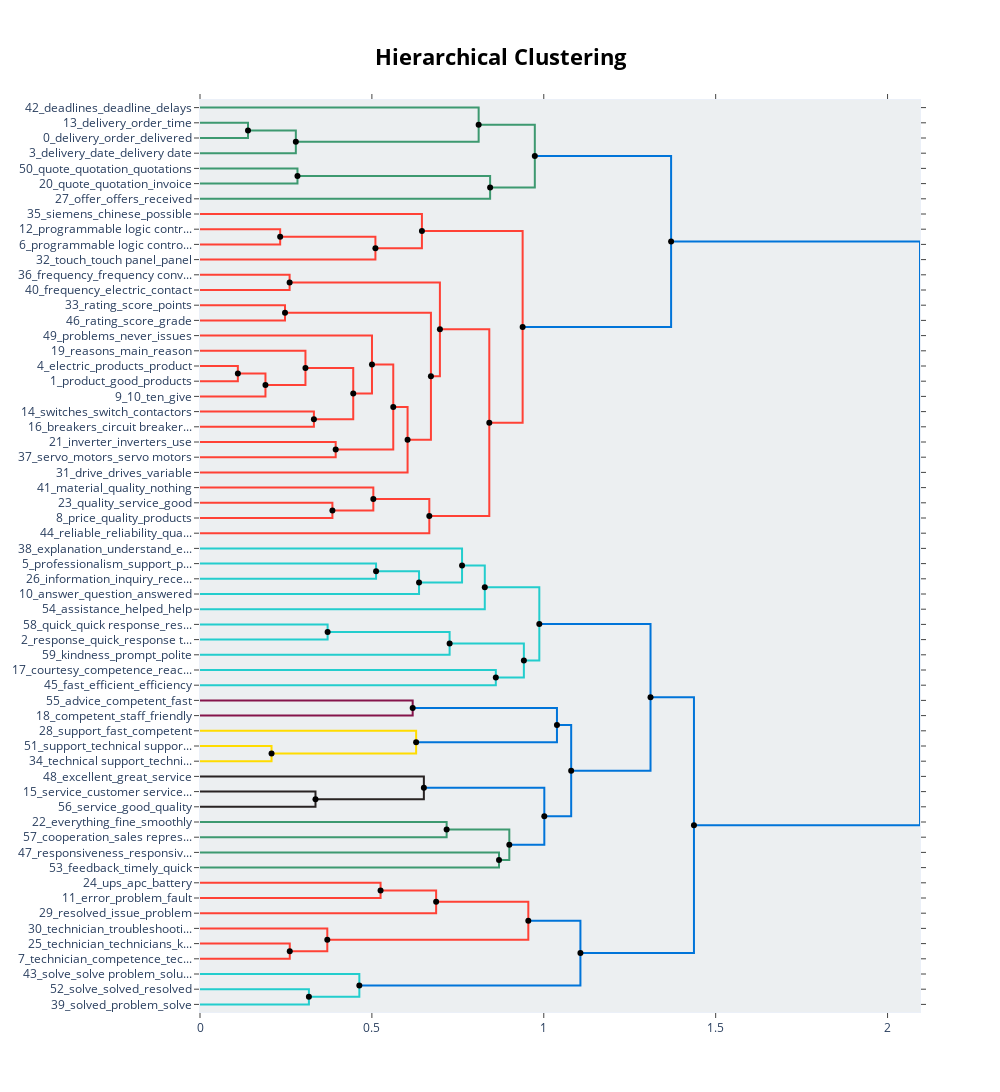

Source (notebook cell):
### Code cell
hierarchical_topics_reduced = topic_model.hierarchical_topics(txt)
topic_model.visualize_hierarchy(hierarchical_topics=hierarchical_topics_reduced, custom_labels=True)

### Figure 1 — Plotly figure (JSON) as saved in the notebook; plotly's stock layout.template omitted (floating-point values rounded to 4 significant figures)
{"data": [{"hoverinfo": "text", "marker": {"color": "rgb(61,153,112)"}, "mode": "lines", "text": ["delivery_order_time_orders_electric", "", "", "delivery_order_delivered_deliveries_orders"], "type": "scatter", "x": [0, 0.1397, 0.1397, 0], "xaxis": "x", "y": [-15, -15, -25, -25], "yaxis": "y"}, {"hoverinfo": "text", "marker": {"color": "rgb(61,153,112)"}, "mode": "lines", "text": ["delivery_order_orders_time_delivery time", "", "", "delivery_date_delivery date_delivery time_time"], "type": "scatter", "x": [0.1397, 0.2788, 0.2788, 0], "xaxis": "x", "y": [-20, -20, -35, -35], "yaxis": "y"}, {"hoverinfo": "text", "marker": {"color": "rgb(61,153,112)"}, "mode": "lines", "text": ["deadlines_deadline_delays_respected_proposal", "", "", "delivery_order_date_delivery date_delivery time"], "type": "scatter", "x": [0, 0.8106, 0.8106, 0.2788], "xaxis": "x", "y": [-5, -5, -27.5, -27.5], "yaxis": "y"}, {"hoverinfo": "text", "marker": {"color": "rgb(61,153,112)"}, "mode": "lines", "text": ["quote_quotation_quotations_get_quotes", "", "", "quote_quotation_invoice_price_quotes"], "type": "scatter", "x": [0, 0.2835, 0.2835, 0], "xaxis": "x", "y": [-45, -45, -55, -55], "yaxis": "y"}, {"hoverinfo": "text", "marker": {"color": "rgb(61,153,112)"}, "mode": "lines", "text": ["quote_quotation_invoice_quotes_price", "", "", "offer_offers_received_request_receive"], "type": "scatter", "x": [0.2835, 0.8439, 0.8439, 0], "xaxis": "x", "y": [-50, -50, -65, -65], "yaxis": "y"}, {"hoverinfo": "text", "marker": {"color": "rgb(61,153,112)"}, "mode": "lines", "text": ["delivery_order_date_delivery date_delivery time", "", "", "quote_offer_quotation_invoice_price"], "type": "scatter", "x": [0.8106, 0.9739, 0.9739, 0.8439], "xaxis": "x", "y": [-16.25, -16.25, -57.5, -57.5], "yaxis": "y"}, {"hoverinfo": "text", "marker": {"color": "rgb(255,65,54)"}, "mode": "lines", "text": ["programmable logic controller_programmable_controller_software_support", "", "", "programmable logic controller_software_controller_programmable_touch panel"], "type": "scatter", "x": [0, 0.2332, 0.2332, 0], "xaxis": "x", "y": [-85, -85, -95, -95], "yaxis": "y"}, {"hoverinfo": "text", "marker": {"color": "rgb(255,65,54)"}, "mode": "lines", "text": ["programmable logic controller_controller_programmable_software_use", "", "", "touch_touch panel_panel_screen_touch screen"], "type": "scatter", "x": [0.2332, 0.5103, 0.5103, 0], "xaxis": "x", "y": [-90, -90, -105, -105], "yaxis": "y"}, {"hoverinfo": "text", "marker": {"color": "rgb(255,65,54)"}, "mode": "lines", "text": ["siemens_chinese_possible_china_reference", "", "", "programmable logic controller_controller_programmable_software_use"], "type": "scatter", "x": [0, 0.6455, 0.6455, 0.5103], "xaxis": "x", "y": [-75, -75, -97.5, -97.5], "yaxis": "y"}, {"hoverinfo": "text", "marker": {"color": "rgb(255,65,54)"}, "mode": "lines", "text": ["frequency_frequency converters_converters_satisfied_hotline", "", "", "frequency_electric_contact_good_use"], "type": "scatter", "x": [0, 0.2607, 0.2607, 0], "xaxis": "x", "y": [-115, -115, -125, -125], "yaxis": "y"}, {"hoverinfo": "text", "marker": {"color": "rgb(255,65,54)"}, "mode": "lines", "text": ["rating_score_points_product_sales representative", "", "", "rating_score_grade_electric_quality"], "type": "scatter", "x": [0, 0.2473, 0.2473, 0], "xaxis": "x", "y": [-135, -135, -145, -145], "yaxis": "y"}, {"hoverinfo": "text", "marker": {"color": "rgb(255,65,54)"}, "mode": "lines", "text": ["electric_products_product_good_us", "", "", "product_good_products_technical_quality"], "type": "scatter", "x": [0, 0.1101, 0.1101, 0], "xaxis": "x", "y": [-175, -175, -185, -185], "yaxis": "y"}, {"hoverinfo": "text", "marker": {"color": "rgb(255,65,54)"}, "mode": "lines", "text": ["electric_products_product_good_us", "", "", "10_ten_give_would_think"], "type": "scatter", "x": [0.1101, 0.1904, 0.1904, 0], "xaxis": "x", "y": [-180, -180, -195, -195], "yaxis": "y"}, {"hoverinfo": "text", "marker": {"color": "rgb(255,65,54)"}, "mode": "lines", "text": ["reasons_main_reason_quality_product", "", "", "electric_products_product_good_would"], "type": "scatter", "x": [0, 0.3067, 0.3067, 0.1904], "xaxis": "x", "y": [-165, -165, -187.5, -187.5], "yaxis": "y"}, {"hoverinfo": "text", "marker": {"color": "rgb(255,65,54)"}, "mode": "lines", "text": ["switches_switch_contactors_switchgear_use", "", "", "breakers_circuit breakers_voltage_low_low voltage"], "type": "scatter", "x": [0, 0.3313, 0.3313, 0], "xaxis": "x", "y": [-205, -205, -215, -215], "yaxis": "y"}, {"hoverinfo": "text", "marker": {"color": "rgb(255,65,54)"}, "mode": "lines", "text": ["electric_products_product_good_quality", "", "", "breakers_use_contactors_product_quality"], "type": "scatter", "x": [0.3067, 0.4458, 0.4458, 0.3313], "xaxis": "x", "y": [-176.2, -176.2, -210, -210], "yaxis": "y"}, {"hoverinfo": "text", "marker": {"color": "rgb(255,65,54)"}, "mode": "lines", "text": ["problems_never_issues_experience_parts", "", "", "products_electric_product_good_quality"], "type": "scatter", "x": [0, 0.5003, 0.5003, 0.4458], "xaxis": "x", "y": [-155, -155, -193.1, -193.1], "yaxis": "y"}, {"hoverinfo": "text", "marker": {"color": "rgb(255,65,54)"}, "mode": "lines", "text": ["inverter_inverters_use_price_quality", "", "", "servo_motors_servo motors_problem_product"], "type": "scatter", "x": [0, 0.3947, 0.3947, 0], "xaxis": "x", "y": [-225, -225, -235, -235], "yaxis": "y"}, {"hoverinfo": "text", "marker": {"color": "rgb(255,65,54)"}, "mode": "lines", "text": ["products_electric_product_good_quality", "", "", "inverter_servo_inverters_problem_price"], "type": "scatter", "x": [0.5003, 0.5622, 0.5622, 0.3947], "xaxis": "x", "y": [-174.1, -174.1, -230, -230], "yaxis": "y"}, {"hoverinfo": "text", "marker": {"color": "rgb(255,65,54)"}, "mode": "lines", "text": ["products_product_electric_quality_good", "", "", "drive_drives_variable_support_altivar"], "type": "scatter", "x": [0.5622, 0.6038, 0.6038, 0], "xaxis": "x", "y": [-202.0, -202.0, -245, -245], "yaxis": "y"}, {"hoverinfo": "text", "marker": {"color": "rgb(255,65,54)"}, "mode": "lines", "text": ["rating_score_points_quality_products", "", "", "products_product_electric_quality_good"], "type": "scatter", "x": [0.2473, 0.6717, 0.6717, 0.6038], "xaxis": "x", "y": [-140, -140, -223.5, -223.5], "yaxis": "y"}, {"hoverinfo": "text", "marker": {"color": "rgb(255,65,54)"}, "mode": "lines", "text": ["frequency_frequency converters_converters_electric_contact", "", "", "products_product_electric_quality_good"], "type": "scatter", "x": [0.2607, 0.6978, 0.6978, 0.6717], "xaxis": "x", "y": [-120, -120, -181.8, -181.8], "yaxis": "y"}, {"hoverinfo": "text", "marker": {"color": "rgb(255,65,54)"}, "mode": "lines", "text": ["quality_service_good_product_satisfaction", "", "", "price_quality_products_product_prices"], "type": "scatter", "x": [0, 0.3852, 0.3852, 0], "xaxis": "x", "y": [-265, -265, -275, -275], "yaxis": "y"}, {"hoverinfo": "text", "marker": {"color": "rgb(255,65,54)"}, "mode": "lines", "text": ["material_quality_nothing_commercial_add", "", "", "price_quality_product_products_good"], "type": "scatter", "x": [0, 0.5042, 0.5042, 0.3852], "xaxis": "x", "y": [-255, -255, -270, -270], "yaxis": "y"}, {"hoverinfo": "text", "marker": {"color": "rgb(255,65,54)"}, "mode": "lines", "text": ["price_quality_product_good_products", "", "", "reliable_reliability_quality_product_good"], "type": "scatter", "x": [0.5042, 0.6671, 0.6671, 0], "xaxis": "x", "y": [-262.5, -262.5, -285, -285], "yaxis": "y"}, {"hoverinfo": "text", "marker": {"color": "rgb(255,65,54)"}, "mode": "lines", "text": ["products_electric_product_quality_good", "", "", "quality_price_product_good_products"], "type": "scatter", "x": [0.6978, 0.8415, 0.8415, 0.6671], "xaxis": "x", "y": [-150.9, -150.9, -273.8, -273.8], "yaxis": "y"}, {"hoverinfo": "text", "marker": {"color": "rgb(255,65,54)"}, "mode": "lines", "text": ["programmable logic controller_controller_programmable_software_use", "", "", "products_quality_product_electric_good"], "type": "scatter", "x": [0.6455, 0.9385, 0.9385, 0.8415], "xaxis": "x", "y": [-86.25, -86.25, -212.3, -212.3], "yaxis": "y"}, {"hoverinfo": "text", "marker": {"color": "rgb(0,116,217)"}, "mode": "lines", "text": ["delivery_order_date_delivery date_time", "", "", "products_product_quality_electric_use"], "type": "scatter", "x": [0.9739, 1.37, 1.37, 0.9385], "xaxis": "x", "y": [-36.88, -36.88, -149.3, -149.3], "yaxis": "y"}, {"hoverinfo": "text", "marker": {"color": "rgb(35,205,205)"}, "mode": "lines", "text": ["professionalism_support_phone_call_chat", "", "", "information_inquiry_received_inquiries_response"], "type": "scatter", "x": [0, 0.5121, 0.5121, 0], "xaxis": "x", "y": [-305, -305, -315, -315], "yaxis": "y"}, {"hoverinfo": "text", "marker": {"color": "rgb(35,205,205)"}, "mode": "lines", "text": ["professionalism_phone_support_call_information", "", "", "answer_question_answered_answers_questions"], "type": "scatter", "x": [0.5121, 0.6372, 0.6372, 0], "xaxis": "x", "y": [-310, -310, -325, -325], "yaxis": "y"}, {"hoverinfo": "text", "marker": {"color": "rgb(35,205,205)"}, "mode": "lines", "text": ["explanation_understand_easy_polite_explained", "", "", "answer_question_answers_answered_got"], "type": "scatter", "x": [0, 0.7622, 0.7622, 0.6372], "xaxis": "x", "y": [-295, -295, -317.5, -317.5], "yaxis": "y"}, {"hoverinfo": "text", "marker": {"color": "rgb(35,205,205)"}, "mode": "lines", "text": ["answer_question_answers_explanation_answered", "", "", "assistance_helped_help_quickly_professionally"], "type": "scatter", "x": [0.7622, 0.8284, 0.8284, 0], "xaxis": "x", "y": [-306.2, -306.2, -335, -335], "yaxis": "y"}, {"hoverinfo": "text", "marker": {"color": "rgb(35,205,205)"}, "mode": "lines", "text": ["quick_quick response_response_reply_support", "", "", "response_quick_response time_answer_speed"], "type": "scatter", "x": [0, 0.3712, 0.3712, 0], "xaxis": "x", "y": [-345, -345, -355, -355], "yaxis": "y"}, {"hoverinfo": "text", "marker": {"color": "rgb(35,205,205)"}, "mode": "lines", "text": ["response_quick_quick response_response time_reply", "", "", "kindness_prompt_polite_response_reply"], "type": "scatter", "x": [0.3712, 0.7261, 0.7261, 0], "xaxis": "x", "y": [-350, -350, -365, -365], "yaxis": "y"}, {"hoverinfo": "text", "marker": {"color": "rgb(35,205,205)"}, "mode": "lines", "text": ["courtesy_competence_reactivity_gentleman_satisfaction", "", "", "fast_efficient_efficiency_speed_turnaround"], "type": "scatter", "x": [0, 0.8605, 0.8605, 0], "xaxis": "x", "y": [-375, -375, -385, -385], "yaxis": "y"}, {"hoverinfo": "text", "marker": {"color": "rgb(35,205,205)"}, "mode": "lines", "text": ["response_quick_quick response_response time_reply", "", "", "fast_courtesy_efficient_competence_efficiency"], "type": "scatter", "x": [0.7261, 0.9421, 0.9421, 0.8605], "xaxis": "x", "y": [-357.5, -357.5, -380, -380], "yaxis": "y"}, {"hoverinfo": "text", "marker": {"color": "rgb(35,205,205)"}, "mode": "lines", "text": ["answer_question_answers_explanation_assistance", "", "", "response_quick_quick response_response time_fast"], "type": "scatter", "x": [0.8284, 0.987, 0.987, 0.9421], "xaxis": "x", "y": [-320.6, -320.6, -368.8, -368.8], "yaxis": "y"}, {"hoverinfo": "text", "marker": {"color": "rgb(133,20,75)"}, "mode": "lines", "text": ["advice_competent_fast_friendly_professional", "", "", "competent_staff_friendly_professional_helpful"], "type": "scatter", "x": [0, 0.6186, 0.6186, 0], "xaxis": "x", "y": [-395, -395, -405, -405], "yaxis": "y"}, {"hoverinfo": "text", "marker": {"color": "rgb(255,220,0)"}, "mode": "lines", "text": ["support_technical support_technical_good_product", "", "", "technical support_technical_support_help_knowledgeable"], "type": "scatter", "x": [0, 0.2081, 0.2081, 0], "xaxis": "x", "y": [-425, -425, -435, -435], "yaxis": "y"}, {"hoverinfo": "text", "marker": {"color": "rgb(255,220,0)"}, "mode": "lines", "text": ["support_fast_competent_great_quick", "", "", "technical support_technical_support_good_help"], "type": "scatter", "x": [0, 0.6287, 0.6287, 0.2081], "xaxis": "x", "y": [-415, -415, -430, -430], "yaxis": "y"}, {"hoverinfo": "text", "marker": {"color": "rgb(0,116,217)"}, "mode": "lines", "text": ["competent_advice_staff_friendly_professional", "", "", "technical support_support_technical_good_help"], "type": "scatter", "x": [0.6186, 1.038, 1.038, 0.6287], "xaxis": "x", "y": [-400, -400, -422.5, -422.5], "yaxis": "y"}, {"hoverinfo": "text", "marker": {"color": "rgb(40,35,35)"}, "mode": "lines", "text": ["service_customer service_customer_fast_efficient", "", "", "service_good_quality_nice_attitude"], "type": "scatter", "x": [0, 0.3359, 0.3359, 0], "xaxis": "x", "y": [-455, -455, -465, -465], "yaxis": "y"}, {"hoverinfo": "text", "marker": {"color": "rgb(40,35,35)"}, "mode": "lines", "text": ["excellent_great_service_attention_support", "", "", "service_good_customer service_customer_fast"], "type": "scatter", "x": [0, 0.6512, 0.6512, 0.3359], "xaxis": "x", "y": [-445, -445, -460, -460], "yaxis": "y"}, {"hoverinfo": "text", "marker": {"color": "rgb(61,153,112)"}, "mode": "lines", "text": ["everything_fine_smoothly_worked_perfect", "", "", "cooperation_sales representative_representative_works_sales"], "type": "scatter", "x": [0, 0.7174, 0.7174, 0], "xaxis": "x", "y": [-475, -475, -485, -485], "yaxis": "y"}, {"hoverinfo": "text", "marker": {"color": "rgb(61,153,112)"}, "mode": "lines", "text": ["responsiveness_responsive_good_service_requests", "", "", "feedback_timely_quick_manner_fast"], "type": "scatter", "x": [0, 0.8698, 0.8698, 0], "xaxis": "x", "y": [-495, -495, -505, -505], "yaxis": "y"}, {"hoverinfo": "text", "marker": {"color": "rgb(61,153,112)"}, "mode": "lines", "text": ["cooperation_everything_fine_sales representative_works", "", "", "feedback_responsiveness_responsive_timely_quick"], "type": "scatter", "x": [0.7174, 0.8998, 0.8998, 0.8698], "xaxis": "x", "y": [-480, -480, -500, -500], "yaxis": "y"}, {"hoverinfo": "text", "marker": {"color": "rgb(0,116,217)"}, "mode": "lines", "text": ["service_excellent_good_customer service_great", "", "", "cooperation_feedback_everything_responsiveness_responsive"], "type": "scatter", "x": [0.6512, 1.002, 1.002, 0.8998], "xaxis": "x", "y": [-452.5, -452.5, -490, -490], "yaxis": "y"}, {"hoverinfo": "text", "marker": {"color": "rgb(0,116,217)"}, "mode": "lines", "text": ["support_technical support_technical_competent_advice", "", "", "service_excellent_good_feedback_cooperation"], "type": "scatter", "x": [1.038, 1.08, 1.08, 1.002], "xaxis": "x", "y": [-411.2, -411.2, -471.2, -471.2], "yaxis": "y"}, {"hoverinfo": "text", "marker": {"color": "rgb(0,116,217)"}, "mode": "lines", "text": ["response_quick_answer_quick response_question", "", "", "service_support_technical support_technical_good"], "type": "scatter", "x": [0.987, 1.31, 1.31, 1.08], "xaxis": "x", "y": [-344.7, -344.7, -441.2, -441.2], "yaxis": "y"}, {"hoverinfo": "text", "marker": {"color": "rgb(255,65,54)"}, "mode": "lines", "text": ["ups_apc_battery_replacement_maintenance", "", "", "error_problem_fault_warranty_repair"], "type": "scatter", "x": [0, 0.5252, 0.5252, 0], "xaxis": "x", "y": [-515, -515, -525, -525], "yaxis": "y"}, {"hoverinfo": "text", "marker": {"color": "rgb(255,65,54)"}, "mode": "lines", "text": ["ups_battery_apc_replacement_problem", "", "", "resolved_issue_problem_resolve_quickly"], "type": "scatter", "x": [0.5252, 0.6869, 0.6869, 0], "xaxis": "x", "y": [-520, -520, -535, -535], "yaxis": "y"}, {"hoverinfo": "text", "marker": {"color": "rgb(255,65,54)"}, "mode": "lines", "text": ["technician_technicians_knowledgeable_tech_prepared", "", "", "technician_competence_technical_technicians_questions"], "type": "scatter", "x": [0, 0.2611, 0.2611, 0], "xaxis": "x", "y": [-555, -555, -565, -565], "yaxis": "y"}, {"hoverinfo": "text", "marker": {"color": "rgb(255,65,54)"}, "mode": "lines", "text": ["technician_troubleshooting_problem_issue_solved", "", "", "technician_competence_technicians_technical_prepared"], "type": "scatter", "x": [0, 0.3703, 0.3703, 0.2611], "xaxis": "x", "y": [-545, -545, -560, -560], "yaxis": "y"}, {"hoverinfo": "text", "marker": {"color": "rgb(255,65,54)"}, "mode": "lines", "text": ["ups_resolved_issue_battery_problem", "", "", "technician_competence_technicians_technical_problem"], "type": "scatter", "x": [0.6869, 0.955, 0.955, 0.3703], "xaxis": "x", "y": [-527.5, -527.5, -552.5, -552.5], "yaxis": "y"}, {"hoverinfo": "text", "marker": {"color": "rgb(35,205,205)"}, "mode": "lines", "text": ["solve_solved_resolved_problem_solve problem", "", "", "solved_problem_solve_solve problem_quickly"], "type": "scatter", "x": [0, 0.3168, 0.3168, 0], "xaxis": "x", "y": [-585, -585, -595, -595], "yaxis": "y"}, {"hoverinfo": "text", "marker": {"color": "rgb(35,205,205)"}, "mode": "lines", "text": ["solve_solve problem_solution_problem_resolution", "", "", "solved_problem_solve_solve problem_quickly"], "type": "scatter", "x": [0, 0.4635, 0.4635, 0.3168], "xaxis": "x", "y": [-575, -575, -590, -590], "yaxis": "y"}, {"hoverinfo": "text", "marker": {"color": "rgb(0,116,217)"}, "mode": "lines", "text": ["technician_ups_problem_issue_resolved", "", "", "solved_solve_problem_solve problem_solution"], "type": "scatter", "x": [0.955, 1.107, 1.107, 0.4635], "xaxis": "x", "y": [-540, -540, -582.5, -582.5], "yaxis": "y"}, {"hoverinfo": "text", "marker": {"color": "rgb(0,116,217)"}, "mode": "lines", "text": ["response_quick_support_service_answer", "", "", "technician_problem_solved_solve_solve problem"], "type": "scatter", "x": [1.31, 1.437, 1.437, 1.107], "xaxis": "x", "y": [-393.0, -393.0, -561.2, -561.2], "yaxis": "y"}, {"hoverinfo": "text", "marker": {"color": "rgb(0,116,217)"}, "mode": "lines", "text": ["delivery_products_product_electric_quality", "", "", "response_quick_support_technical_problem"], "type": "scatter", "x": [1.37, 2.094, 2.094, 1.437], "xaxis": "x", "y": [-93.08, -93.08, -477.1, -477.1], "yaxis": "y"}, {"hoverinfo": "text", "hovertext": ["delivery_order_orders_time_delivery time", "quote_quotation_invoice_quotes_price", "delivery_order_date_delivery date_delivery time", "programmable logic controller_controller_programmable_software_use", "electric_products_product_good_us", "electric_products_product_good_quality", "products_electric_product_good_quality", "products_product_electric_quality_good", "rating_score_points_quality_products", "frequency_frequency converters_converters_electric_contact", "price_quality_product_good_products", "products_electric_product_quality_good", "programmable logic controller_controller_programmable_software_use", "delivery_order_date_delivery date_time", "professionalism_phone_support_call_information", "answer_question_answers_explanation_answered", "response_quick_quick response_response time_reply", "response_quick_quick response_response time_reply", "answer_question_answers_explanation_assistance", "competent_advice_staff_friendly_professional", "cooperation_everything_fine_sales representative_works", "service_excellent_good_customer service_great", "support_technical support_technical_competent_advice", "response_quick_answer_quick response_question", "ups_battery_apc_replacement_problem", "ups_resolved_issue_battery_problem", "technician_ups_problem_issue_resolved", "response_quick_support_service_answer", "delivery_products_product_electric_quality"], "marker": {"color": "black"}, "mode": "markers", "showlegend": false, "type": "scatter", "x": [0.1397, 0.2835, 0.8106, 0.2332, 0.1101, 0.3067, 0.5003, 0.5622, 0.2473, 0.2607, 0.5042, 0.6978, 0.6455, 0.9739, 0.5121, 0.7622, 0.3712, 0.7261, 0.8284, 0.6186, 0.7174, 0.6512, 1.038, 0.987, 0.5252, 0.6869, 0.955, 1.31, 1.37], "y": [-20, -50, -16.25, -90, -180, -176.2, -174.1, -202.0, -140, -120, -262.5, -150.9, -86.25, -36.88, -310, -306.2, -350, -357.5, -320.6, -400, -480, -452.5, -411.2, -344.7, -520, -527.5, -540, -393.0, -93.08]}, {"hoverinfo": "text", "hovertext": ["delivery_order_date_delivery date_delivery time", "quote_offer_quotation_invoice_price", "programmable logic controller_controller_programmable_software_use", "electric_products_product_good_would", "breakers_use_contactors_product_quality", "products_electric_product_good_quality", "inverter_servo_inverters_problem_price", "products_product_electric_quality_good", "products_product_electric_quality_good", "price_quality_product_products_good", "quality_price_product_good_products", "products_quality_product_electric_good", "products_product_quality_electric_use", "answer_question_answers_answered_got", "fast_courtesy_efficient_competence_efficiency", "response_quick_quick response_response time_fast", "technical support_technical_support_good_help", "technical support_support_technical_good_help", "service_good_customer service_customer_fast", "feedback_responsiveness_responsive_timely_quick", "cooperation_feedback_everything_responsiveness_responsive", "service_excellent_good_feedback_cooperation", "service_support_technical support_technical_good", "technician_competence_technicians_technical_prepared", "technician_competence_technicians_technical_problem", "solved_problem_solve_solve problem_quickly", "solved_solve_problem_solve problem_solution", "technician_problem_solved_solve_solve problem", "response_quick_support_technical_problem"], "marker": {"color": "black"}, "mode": "markers", "showlegend": false, "type": "scatter", "x": [0.2788, 0.8439, 0.5103, 0.1904, 0.3313, 0.4458, 0.3947, 0.6038, 0.6717, 0.3852, 0.6671, 0.8415, 0.9385, 0.6372, 0.8605, 0.9421, 0.2081, 0.6287, 0.3359, 0.8698, 0.8998, 1.002, 1.08, 0.2611, 0.3703, 0.3168, 0.4635, 1.107, 1.437], "y": [-27.5, -57.5, -97.5, -187.5, -210, -193.1, -230, -223.5, -181.8, -270, -273.8, -212.3, -149.3, -317.5, -380, -368.8, -430, -422.5, -460, -500, -490, -471.2, -441.2, -560, -552.5, -590, -582.5, -561.2, -477.1]}], "layout": {"autosize": false, "height": 1100, "hoverlabel": {"bgcolor": "white", "font": {"family": "Rockwell", "size": 16}}, "hovermode": "closest", "plot_bgcolor": "#ECEFF1", "showlegend": false, "title": {"font": {"color": "Black", "size": 22}, "text": "<b>Hierarchical Clustering</b>", "x": 0.5, "xanchor": "center", "yanchor": "top"}, "width": 1000, "xaxis": {"mirror": "allticks", "rangemode": "tozero", "showgrid": false, "showline": true, "showticklabels": true, "ticks": "outside", "type": "linear", "zeroline": false}, "yaxis": {"mirror": "allticks", "range": [-600, 0], "rangemode": "tozero", "showgrid": false, "showline": true, "showticklabels": true, "tickmode": "array", "ticks": "outside", "ticktext": ["42_deadlines_deadline_delays", "13_delivery_order_time", "0_delivery_order_delivered", "3_delivery_date_delivery date", "50_quote_quotation_quotations", "20_quote_quotation_invoice", "27_offer_offers_received", "35_siemens_chinese_possible", "12_programmable logic contr...", "6_programmable logic contro...", "32_touch_touch panel_panel", "36_frequency_frequency conv...", "40_frequency_electric_contact", "33_rating_score_points", "46_rating_score_grade", "49_problems_never_issues", "19_reasons_main_reason", "4_electric_products_product", "1_product_good_products", "9_10_ten_give", "14_switches_switch_contactors", "16_breakers_circuit breaker...", "21_inverter_inverters_use", "37_servo_motors_servo motors", "31_drive_drives_variable", "41_material_quality_nothing", "23_quality_service_good", "8_price_quality_products", "44_reliable_reliability_qua...", "38_explanation_understand_e...", "5_professionalism_support_p...", "26_information_inquiry_rece...", "10_answer_question_answered", "54_assistance_helped_help", "58_quick_quick response_res...", "2_response_quick_response t...", "59_kindness_prompt_polite", "17_courtesy_competence_reac...", "45_fast_efficient_efficiency", "55_advice_competent_fast", "18_competent_staff_friendly", "28_support_fast_competent", "51_support_technical suppor...", "34_technical support_techni...", "48_excellent_great_service", "15_service_customer service...", "56_service_good_quality", "22_everything_fine_smoothly", "57_cooperation_sales repres...", "47_responsiveness_responsiv...", "53_feedback_timely_quick", "24_ups_apc_battery", "11_error_problem_fault", "29_resolved_issue_problem", "30_technician_troubleshooti...", "25_technician_technicians_k...", "7_technician_competence_tec...", "43_solve_solve problem_solu...", "52_solve_solved_resolved", "39_solved_problem_solve"], "tickvals": [-5, -15, -25, -35, -45, -55, -65, -75, -85, -95, -105, -115, -125, -135, -145, -155, -165, -175, -185, -195, -205, -215, -225, -235, -245, -255, -265, -275, -285, -295, -305, -315, -325, -335, -345, -355, -365, -375, -385, -395, -405, -415, -425, -435, -445, -455, -465, -475, -485, -495, -505, -515, -525, -535, -545, -555, -565, -575, -585, -595], "type": "linear", "zeroline": false}}}
